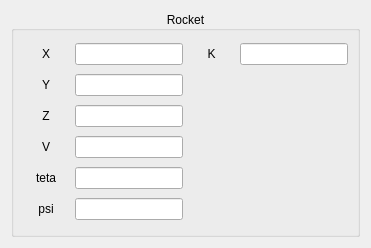
<?xml version="1.0" encoding="UTF-8"?>
<ui version="4.0">
 <class>rocketInitialFrame</class>
 <widget class="QFrame" name="rocketInitialFrame">
  <property name="geometry">
   <rect>
    <x>0</x>
    <y>0</y>
    <width>371</width>
    <height>248</height>
   </rect>
  </property>
  <property name="windowTitle">
   <string>Frame</string>
  </property>
  <layout class="QGridLayout" name="gridLayout_2">
   <item row="0" column="0">
    <widget class="QGroupBox" name="groupBox">
     <property name="title">
      <string>Rocket</string>
     </property>
     <property name="alignment">
      <set>Qt::AlignCenter</set>
     </property>
     <property name="flat">
      <bool>true</bool>
     </property>
     <layout class="QGridLayout" name="gridLayout">
      <item row="0" column="0">
       <layout class="QHBoxLayout" name="Layout_X">
        <item>
         <widget class="QLabel" name="label_X">
          <property name="sizePolicy">
           <sizepolicy hsizetype="Minimum" vsizetype="Fixed">
            <horstretch>0</horstretch>
            <verstretch>0</verstretch>
           </sizepolicy>
          </property>
          <property name="text">
           <string>X</string>
          </property>
          <property name="alignment">
           <set>Qt::AlignCenter</set>
          </property>
         </widget>
        </item>
        <item>
         <widget class="QLineEdit" name="LineEdit_X">
          <property name="sizePolicy">
           <sizepolicy hsizetype="Fixed" vsizetype="Fixed">
            <horstretch>0</horstretch>
            <verstretch>0</verstretch>
           </sizepolicy>
          </property>
         </widget>
        </item>
       </layout>
      </item>
      <item row="0" column="1">
       <layout class="QHBoxLayout" name="Layout_K">
        <item>
         <widget class="QLabel" name="label_K">
          <property name="sizePolicy">
           <sizepolicy hsizetype="Minimum" vsizetype="Fixed">
            <horstretch>0</horstretch>
            <verstretch>0</verstretch>
           </sizepolicy>
          </property>
          <property name="text">
           <string>K</string>
          </property>
          <property name="alignment">
           <set>Qt::AlignCenter</set>
          </property>
         </widget>
        </item>
        <item>
         <widget class="QLineEdit" name="LineEdit_K">
          <property name="sizePolicy">
           <sizepolicy hsizetype="Fixed" vsizetype="Fixed">
            <horstretch>0</horstretch>
            <verstretch>0</verstretch>
           </sizepolicy>
          </property>
         </widget>
        </item>
       </layout>
      </item>
      <item row="1" column="0">
       <layout class="QHBoxLayout" name="Layout_Y">
        <item>
         <widget class="QLabel" name="label_Y">
          <property name="sizePolicy">
           <sizepolicy hsizetype="Minimum" vsizetype="Fixed">
            <horstretch>0</horstretch>
            <verstretch>0</verstretch>
           </sizepolicy>
          </property>
          <property name="text">
           <string>Y</string>
          </property>
          <property name="alignment">
           <set>Qt::AlignCenter</set>
          </property>
         </widget>
        </item>
        <item>
         <widget class="QLineEdit" name="LineEdit_Y">
          <property name="sizePolicy">
           <sizepolicy hsizetype="Fixed" vsizetype="Fixed">
            <horstretch>0</horstretch>
            <verstretch>0</verstretch>
           </sizepolicy>
          </property>
         </widget>
        </item>
       </layout>
      </item>
      <item row="2" column="0">
       <layout class="QHBoxLayout" name="Layout_Z">
        <item>
         <widget class="QLabel" name="label_Z">
          <property name="sizePolicy">
           <sizepolicy hsizetype="Minimum" vsizetype="Fixed">
            <horstretch>0</horstretch>
            <verstretch>0</verstretch>
           </sizepolicy>
          </property>
          <property name="text">
           <string>Z</string>
          </property>
          <property name="alignment">
           <set>Qt::AlignCenter</set>
          </property>
         </widget>
        </item>
        <item>
         <widget class="QLineEdit" name="LineEdit_Z">
          <property name="sizePolicy">
           <sizepolicy hsizetype="Fixed" vsizetype="Fixed">
            <horstretch>0</horstretch>
            <verstretch>0</verstretch>
           </sizepolicy>
          </property>
         </widget>
        </item>
       </layout>
      </item>
      <item row="3" column="0">
       <layout class="QHBoxLayout" name="Layout_V">
        <item>
         <widget class="QLabel" name="label_V">
          <property name="sizePolicy">
           <sizepolicy hsizetype="Minimum" vsizetype="Fixed">
            <horstretch>0</horstretch>
            <verstretch>0</verstretch>
           </sizepolicy>
          </property>
          <property name="text">
           <string>V</string>
          </property>
          <property name="alignment">
           <set>Qt::AlignCenter</set>
          </property>
         </widget>
        </item>
        <item>
         <widget class="QLineEdit" name="LineEdit_V">
          <property name="sizePolicy">
           <sizepolicy hsizetype="Fixed" vsizetype="Fixed">
            <horstretch>0</horstretch>
            <verstretch>0</verstretch>
           </sizepolicy>
          </property>
         </widget>
        </item>
       </layout>
      </item>
      <item row="4" column="0">
       <layout class="QHBoxLayout" name="Layout_teta">
        <item>
         <widget class="QLabel" name="label_teta">
          <property name="sizePolicy">
           <sizepolicy hsizetype="Minimum" vsizetype="Fixed">
            <horstretch>0</horstretch>
            <verstretch>0</verstretch>
           </sizepolicy>
          </property>
          <property name="text">
           <string>teta</string>
          </property>
          <property name="alignment">
           <set>Qt::AlignCenter</set>
          </property>
         </widget>
        </item>
        <item>
         <widget class="QLineEdit" name="LineEdit_teta">
          <property name="sizePolicy">
           <sizepolicy hsizetype="Fixed" vsizetype="Fixed">
            <horstretch>0</horstretch>
            <verstretch>0</verstretch>
           </sizepolicy>
          </property>
         </widget>
        </item>
       </layout>
      </item>
      <item row="5" column="0">
       <layout class="QHBoxLayout" name="Layout_psi">
        <item>
         <widget class="QLabel" name="label_Z_psi">
          <property name="sizePolicy">
           <sizepolicy hsizetype="Minimum" vsizetype="Fixed">
            <horstretch>0</horstretch>
            <verstretch>0</verstretch>
           </sizepolicy>
          </property>
          <property name="text">
           <string>psi</string>
          </property>
          <property name="alignment">
           <set>Qt::AlignCenter</set>
          </property>
         </widget>
        </item>
        <item>
         <widget class="QLineEdit" name="LineEdit_psi">
          <property name="sizePolicy">
           <sizepolicy hsizetype="Minimum" vsizetype="Fixed">
            <horstretch>0</horstretch>
            <verstretch>0</verstretch>
           </sizepolicy>
          </property>
         </widget>
        </item>
       </layout>
      </item>
     </layout>
    </widget>
   </item>
  </layout>
 </widget>
 <tabstops>
  <tabstop>LineEdit_X</tabstop>
  <tabstop>LineEdit_Y</tabstop>
  <tabstop>LineEdit_Z</tabstop>
  <tabstop>LineEdit_V</tabstop>
  <tabstop>LineEdit_teta</tabstop>
  <tabstop>LineEdit_psi</tabstop>
  <tabstop>LineEdit_K</tabstop>
 </tabstops>
 <resources/>
 <connections/>
</ui>
